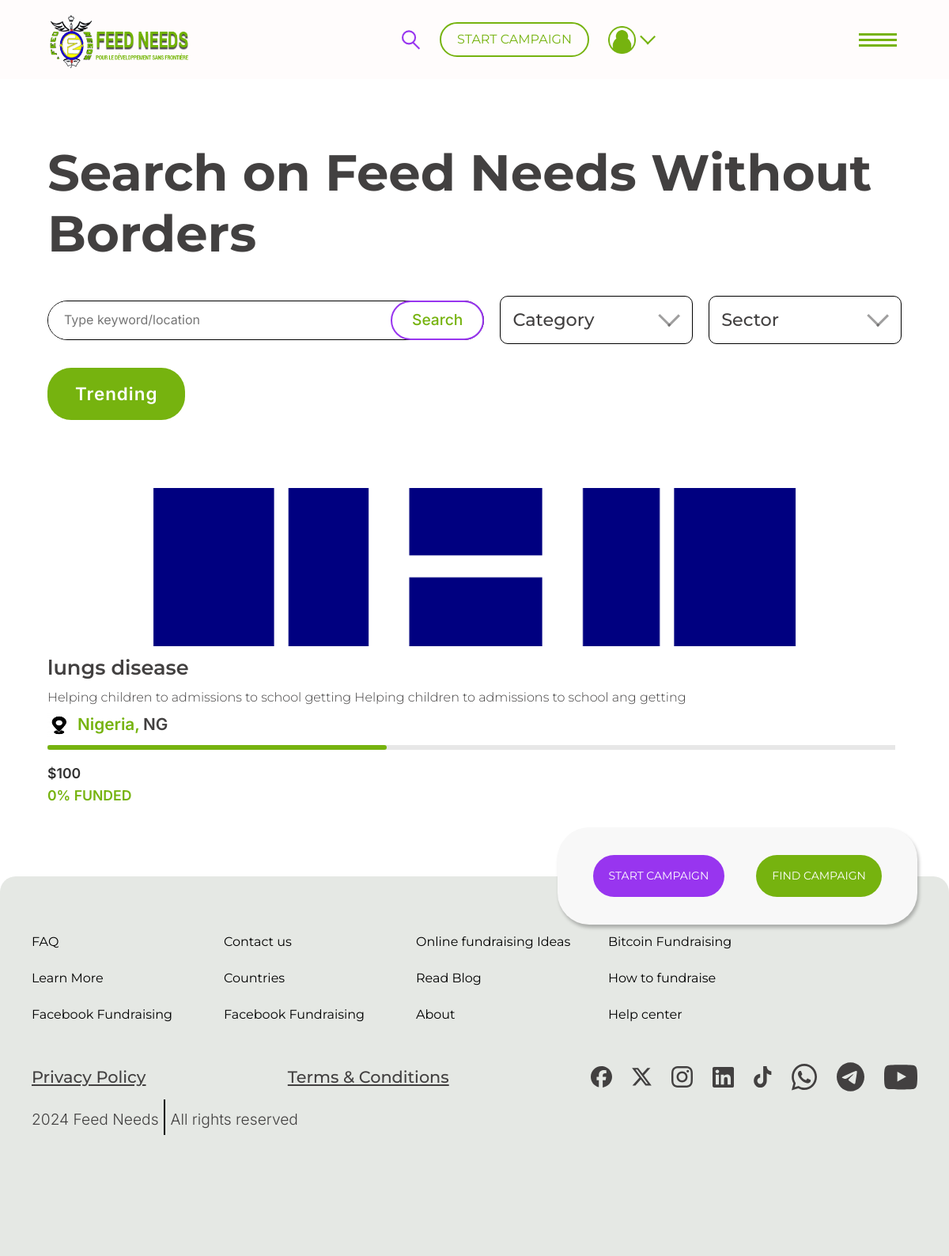
Before: /find_campaign (signed in) with the older database file.
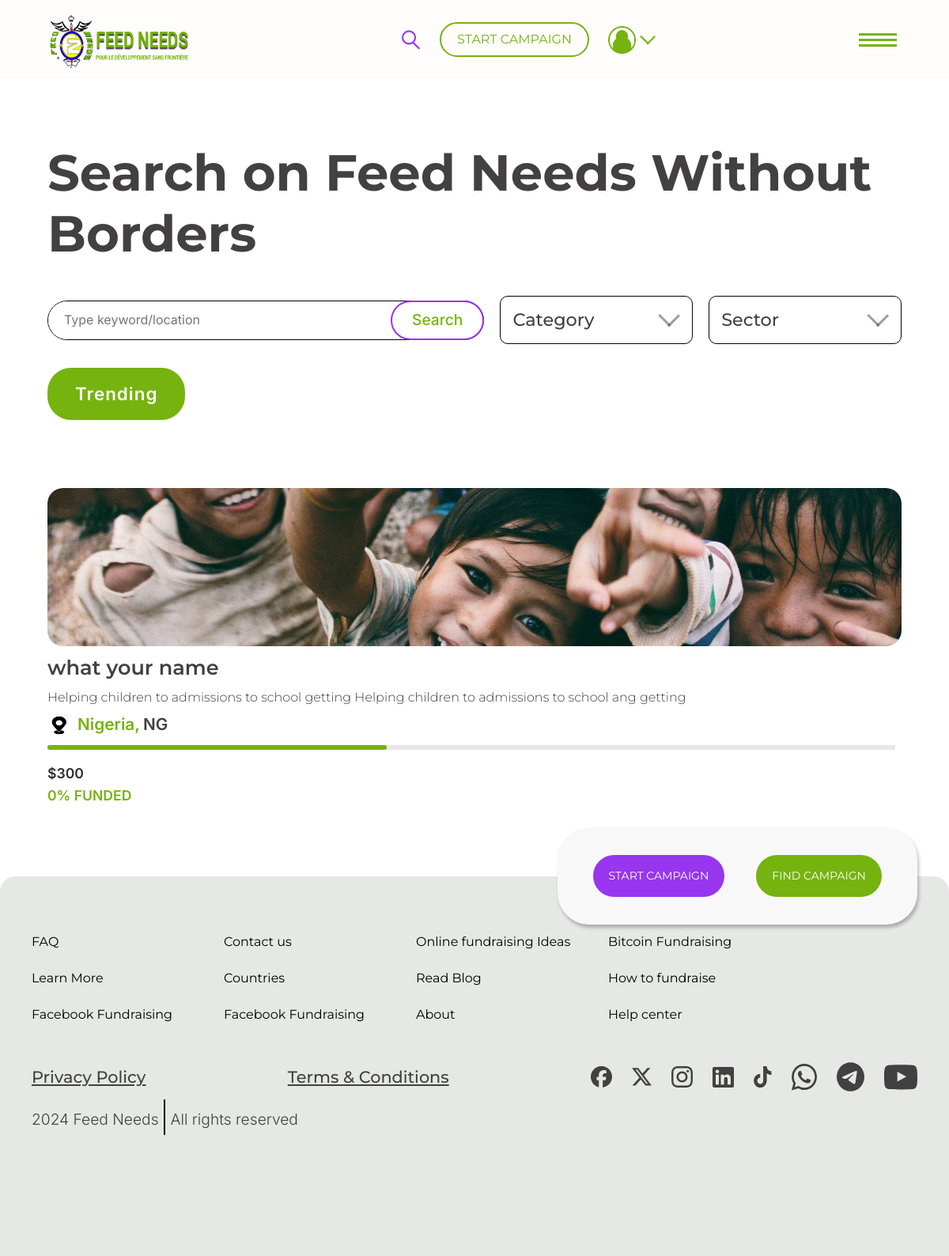
After: the same page with the newer database file.
### base/models.py (models this page shows, shortened)
class Campaign(models.Model):
    CATEGORY_CHOICES = [
        ('organisation/charity/npo/pbo', 'Organisation/Charity/NPO/PBO'),
        ('in loving memory of', 'In Loving Memory Of'),
        ('fire/drought/disaster/support', 'Fire/Drought/Disaster/Support'),
        ('education & training', 'Education & Training'),
        ('sport', 'sport'),
        ('Social welfare/commnity development/support', 'Social Welfare/Commnity Development/Support'),
        ('youth', 'youth'),
        ('arts & culture', 'Arts & Culture'),
        ('Nature conservation', 'Nature Conservation'),
        ('Animal Welfare/outreach', 'Animal Welfare/Outreach'),
        ('Vehicle', 'Vehicle'),
        ('Home', 'Home'),
        ('Business/App', 'Business/App'),
        ('legal', 'Legal'),
        ('Other', 'Other'),
    ]
    EVENT_CHOICE  = [
        ('aQuelle Midmar Mile 2025', 'aQuelle Midmar Mile 2025'),
        ('Hyrox johannesburg|Season 24/25', 'Hyrox johannesburg|Season 24/25'),
        ('vusa24', 'vusa24'),
        ('Comrades 2024', 'Comrades 2024'),
        ('WESEEYOU EVENT', 'WESEEYOU EVENT'),
        ('AMASHOVA DURBA CLASSIC', 'AMASHOVA DURBA CLASSIC'),
        ('IRONMAN 70.3 -2024', 'IRONMAN 70.3 -2024'),
        ('ANNUAL KIDS CHRISTMAS PARTY', 'ANNUAL KIDS CHRISTMAS PARTY'),
        ('aQuelle Midmar Mile 2025', 'aQuelle Midmar Mile 2025'),
    ]
    SECTOR_CHOICE = [
        ('child welfare','Child Welfare'),
        ('education','Education'),
        ('Community development','Community Development'),
        ('Environmental','Environmental'),
        ('Health','Health'),
        ('medical','Medical'),
    ]
    campaign_name = models.CharField( max_length=50)
    monetary = models.DecimalField( max_digits=15, decimal_places=2)
    category = models.CharField(max_length=100 , choices= CATEGORY_CHOICES)
    story = models.TextField()
    sector = models.CharField(max_length=100, choices=SECTOR_CHOICE, null=True)
    event = models.CharField(max_length=100, choices=EVENT_CHOICE)
    start_date = models.DateTimeField(auto_now_add=True)
    end_date = models.DateTimeField(auto_now_add=True)
    images = models.ImageField(upload_to='images/')
    video_url = models.URLField(max_length=1000 , blank=True)
    social_link  = models.URLField( max_length=1000, blank=True)
    address = models.CharField(max_length=100,null=True)
    address1 = models.CharField(max_length=100)
    city  = models.CharField( max_length=100)
    zipcode = models.CharField( max_length=50)
    state = models.CharField(max_length=50)
    country = CountryField(blank_label='(select country)', null=True, blank=True)
    organization_payment = models.BooleanField(default=False)
    single_payment = models.BooleanField(default=False)
    is_featured = models.BooleanField(default=False)
    user = models.ForeignKey(CustomUser, on_delete=models.CASCADE,blank=True,null=True)
    goal = models.DecimalField(max_digits=10, decimal_places=2,default=0.00)
    token = models.CharField( max_length=32, unique=True, blank=True, default=generate_unique_token)
    is_launch =models.BooleanField(default=False)
    is_status = models.BooleanField(default=False)
    is_emergency =models.BooleanField(default=False)

### base/views.py (the view)
# urls.py: path('find_campaign',find_campaign,name="find_campaign"),
@login_required(login_url="login")
def find_campaign(request):
    campaigns = Campaign.objects.filter(is_launch=True)
    campaigns_with_percentage = []
    if Campaign.objects.filter(user =request.user).exists:
      for campaign in campaigns:
        total_donations = campaign.donations.aggregate(Sum('amount'))['amount__sum'] or 0
        percentage_achieved = (total_donations / campaign.monetary) * 100 if campaign.monetary > 0 else 0
        campaigns_with_percentage.append({
            'campaign': campaign,
            'total_donations': total_donations,
            'percentage_achieved': percentage_achieved,
        })
    context ={
            'campaigns_with_percentage':campaigns_with_percentage,
        }
    return render (request, 'find_campaign.html',context)

### base/templates/find_campaign.html (shortened to what this page needs)
{% extends "base.html" %}
{% block content %}
{% load static %}
			<main class="light-bg-clr pd-down">
				<section>
					<h2 class="page-head">Search on Feed Needs Without Borders</h2>
					<form method="get">
					<div class="search-util-wrapper">
						<div class="search-bar flex-between">
							<input placeholder="Type keyword/location" type="text" class="search-input">
							<button class="search-btn">Search</button>
						</div>
						<div data-select="category" class="category select-wrapper">
							<div class="select-head flex-between gp-10">
								<span class="mac-text-mid">Category</span>
								<span class="flex-center">
									<img class="down-arrow-icon" src="../static/img/svg/down-arrow-gray.svg" alt="down arrow icon">
								</span>
							</div>
						</div>
						<div data-select="sector" class="sector select-wrapper ">
							<div class="select-head flex-between gp-10">
								<span class="mac-text-mid">Sector</span>
								<span class="flex-center">
									<img class="down-arrow-icon" src="../static/img/svg/down-arrow-gray.svg" alt="down arrow icon">
								</span>
							</div>
						</div>
					</div>
				</form>
					<span class="category-highlight">Trending</span>
				</section>
				<section class="mt-5">
					<div class="find-campaign-items-container">
						{% if campaigns_with_percentage %}
						{% for campaigns in campaigns_with_percentage  %}
						<div class="find-campaign-item">
							<a href="{% url 'details' campaigns.campaign.token %}">
								<img
								class="feature-img mt-2"
								src="{{campaigns.campaign.images.url}}"
								alt="feature image"
								/>
							</a>
							<div class="feature-desc-container">
								<a href="{% url 'details' campaigns.campaign.token %}">
								<h5 class="page-sub-h5-head">
									{{campaigns.campaign.campaign_name}}
								</h5>
							</a>
								<p class="mac-text-sm my-2">
									Helping children to admissions to school getting Helping
									children to admissions to school ang getting
								</p>
								<div class="">
									<div class="location-container pe-2">
										<div class="location-val-container d-flex gap-2">
											<img
											class="location-icon"
											src="../static/img/location-icon.png"
											alt="location icon"
											/>
											<p class="location-name page-mini-head d-flex">
											<span class="highlight-span-clr me-1"
												>{{campaigns.campaign.country.name}},</span
											>
											{{campaigns.campaign.country}}
											</p>
										</div>
										<div class="mt-3">
											<p class="bold-p">${{campaigns.campaign.monetary|floatformat:0}}</p>
											<span class="bold-p highlight-span-clr">
												{{campaigns.percentage_achieved|floatformat:0}}% FUNDED
											</span>
										</div>
									</div>
								</div>
							</div>
						</div>
						{% endfor %}
						{% endif %}
					</div>
				</section>
			</main>
{% endblock content %}

### base/templates/base.html (shortened to what this page needs)
{% load static %}
<!DOCTYPE html>
<html lang="en">
  <head>
    <link
      href="https://cdn.jsdelivr.net/npm/bootstrap@5.3.3/dist/css/bootstrap.min.css"
      rel="stylesheet"
    />
    <link rel="stylesheet" href="{% static '../static/css/style.css' %}" />
  </head>
  <body>
    <div class="home page">
      <nav class="navbar sticky-top align-items-center">
        <div class="container">
          <img class="logo-img" src="{% static '../static/img/Feed-logo.png' %}" alt="logo img" />
          <div
            class="nav-util-cta-container ms-md-3 d-flex align-items-center gap-4"
          >
            <img
              class="search-icon"
              src="{% static '../static/img/svg/search-icon.svg' %}"
              alt="search icon"
            />
            <a href="{% url 'start_campaign' %}" class="start-camp-cta">START CAMPAIGN</a>
            <div class="profile-cta-container pos-rel">
              <div class="flex gp-5 profile-cta-head">
                  <img
                class="profile-icon"
                src="{% static '../static/img/profile-icon.png' %}"
                alt="profile icon"
              />
              <img
                class="down-arrow"
                src="{% static '../static/img/svg/down-arrow.svg' %}"
                alt="down arrow icon"
              />
              </div>
            </div>
          </div>
          <div class="hamburger">
            <span></span>
            <span></span>
            <span></span>
          </div>
        </div>
      </nav>
      {% block content %}
      {% endblock content %}
      <footer class="pos-rel mt-5">
        <div class="campaign-container">
          <a href="{% url 'start_campaign' %}" class="start-campaign">START CAMPAIGN</a>
          <a href="{% url 'find_campaign' %}" class="find-campaign">FIND CAMPAIGN</a>
        </div>
        <div class="footer-bottom-wrapper">
          <div class="w-100">
            <ul class="footer-links-container grid">
              <li><a href="#" class="footer-links">FAQ</a></li>
              <li><a href="#" class="footer-links">Contact us</a></li>
              <li>
                <a href="#" class="footer-links">Online fundraising Ideas</a>
              </li>
              <li><a href="#" class="footer-links">Bitcoin Fundraising</a></li>
              <li><a href="#" class="footer-links">Learn More</a></li>
              <li><a href="#" class="footer-links">Countries</a></li>
              <li><a href="#" class="footer-links">Read Blog</a></li>
              <li><a href="#" class="footer-links">How to fundraise</a></li>
              <li><a href="#" class="footer-links">Facebook Fundraising</a></li>
              <li><a href="#" class="footer-links">Facebook Fundraising</a></li>
              <li><a href="#" class="footer-links">About</a></li>
              <li><a href="#" class="footer-links">Help center</a></li>
            </ul>
            <div class="flex-wrap gp-20 footer-bottom-link-container mt-5">
              <a href="#" class="footer-bottom-link">Privacy Policy</a>
              <a href="#" class="footer-bottom-link">Terms & Conditions</a>
              <div class="social-media-container flex-wrap">
                <a href="#" class="flex-center">
                  <img
                    class="social-icon"
                    src="{% static '../static/img/svg/socials/facebook.svg' %}"
                    alt="Facebook icon"
                  />
                </a>
                <a href="#" class="flex-center">
                  <img
                    class="social-icon"
                    src="{% static '../static/img/svg/socials/twitter.svg' %}"
                    alt="Twitter icon"
                  />
                </a>
                <a href="#" class="flex-center">
                  <img
                    class="social-icon"
                    src="{% static '../static/img/svg/socials/instagram.svg' %}"
                    alt="Instagram icon"
                  />
                </a>
                <a href="#" class="flex-center">
                  <img
                    class="social-icon"
                    src="{% static '../static/img/svg/socials/linkedIn.svg' %}"
                    alt="LinkedIn icon"
                  />
                </a>
                <a href="#" class="flex-center">
                  <img
                    class="social-icon"
                    src="{% static '../static/img/svg/socials/tiktok.svg' %}"
                    alt="Tiktok icon"
                  />
                </a>
                <a href="#" class="flex-center">
                  <img
                    class="social-icon"
                    src="{% static '../static/img/svg/socials/whatsapp.svg' %}"
                    alt="Whatsapp icon"
                  />
                </a>
                <a href="#" class="flex-center">
                  <img
                    class="social-icon"
                    src="{% static '../static/img/svg/socials/telegram.svg' %}"
                    alt="Telegram icon"
                  />
                </a>
                <a href="#" class="flex-center">
                  <img
                    class="social-icon"
                    src="{% static '../static/img/svg/socials/youtube.svg' %}"
                    alt="Youtube icon"
                  />
                </a>
              </div>
              <div class="copyright-container pos-rel flex gp-15">
                <p class="copyright-text">2024 Feed Needs</p>
                <span class="dash"></span>
                <p class="copyright-text">All rights reserved</p>
              </div>
            </div>
          </div>
        </div>
      </footer>
    </div>
  </body>
</html>

### base/static/css/util-text.css (style rules this page uses)
.page-head { font-weight: 700; font-size: 4rem; margin: 0px 0px 10px; }
.page-sub-h5-head { font-weight: 600; font-size: 1.6rem; margin: 0px; line-height: 1.3; }
.page-mini-head { font-weight: 600; font-size: 1.3rem; margin: 0px; line-height: 1.3; }
.mac-text-large, .mac-text-sm, .mac-text-mid { font-family: var(--montserrat-font); }
.mac-text-mid { font-weight: 500; font-size: 1.4rem; }
.mac-text-sm { font-size: 1rem; font-weight: 300; }
.bold-p { color: hsla(0, 0%, 10%, 0.9); margin: 0; font-weight: 600; font-size: 1.1rem; }

### base/static/css/util-layout.css (style rules this page uses)
.flex { display: flex; align-items: center; }
.flex-center { display: flex; align-items: center; justify-content: center; }
.flex-between { display: flex; justify-content: space-between; }
.flex-wrap { display: flex; align-items: center; flex-wrap: wrap; }
.gp-5 { gap: 5px; }
.gp-10 { gap: 10px; }
.gp-15 { gap: 15px; }
.gp-20 { gap: 20px; }
.w-100 { width: 100% !important; }
.grid { display: grid; grid-template-columns: repeat(auto-fit, minmax(280px, 1fr)); gap: 20px; }

Changed rows visible on the page:
removed Campaign: campaign.images (picture), campaign.campaign_name "lungs disease", campaign.country.name "Nigeria", campaign.country "NG", campaign.monetary "100", percentage_achieved "0"
added Campaign: campaign.images (picture), campaign.campaign_name "what your name", campaign.country.name "Nigeria", campaign.country "NG", campaign.monetary "300", percentage_achieved "0"
